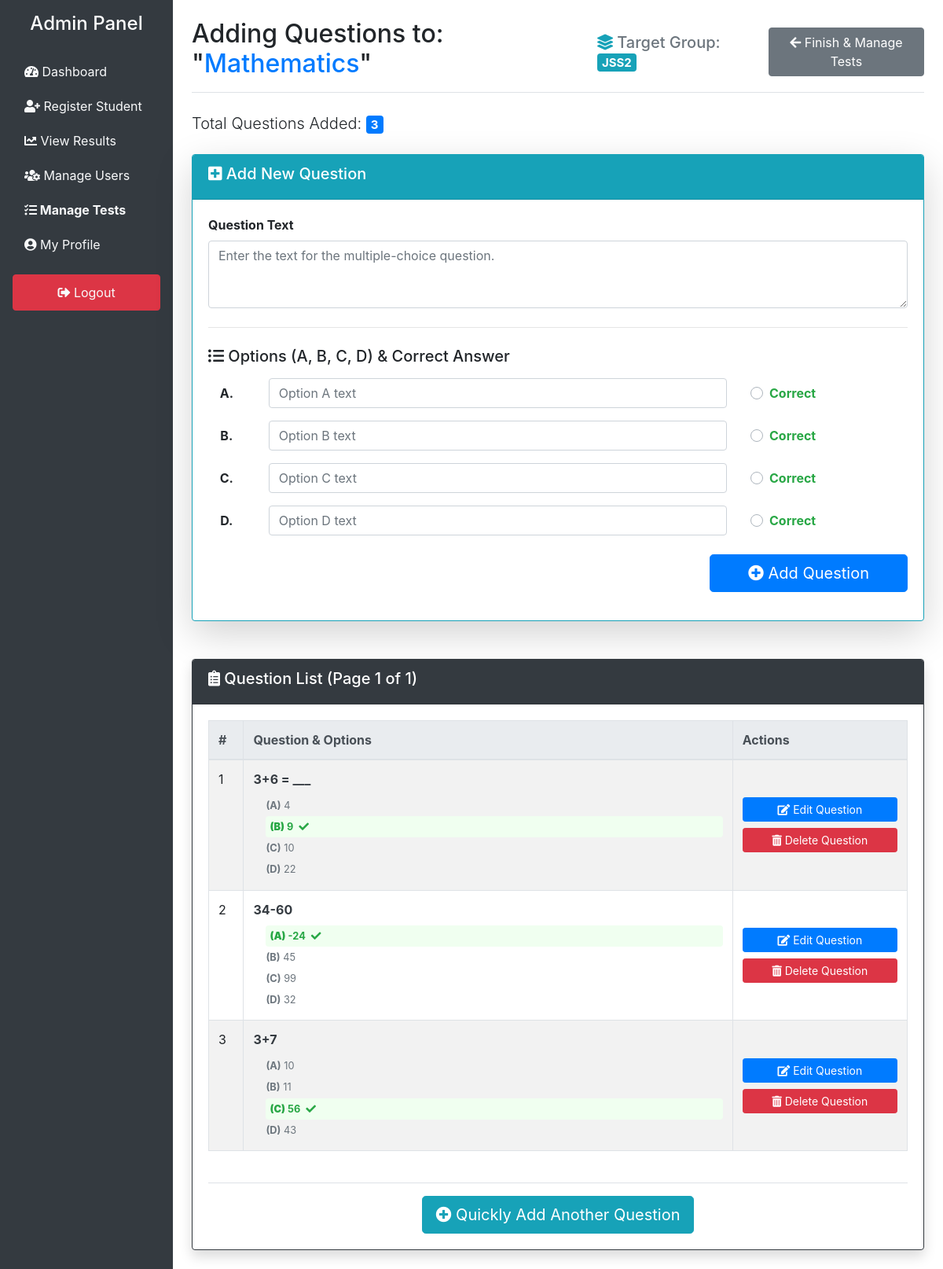
Page /cbt1/add_questions.php?test_id=5 (signed in) on the committed database.
### tables this page shows
CREATE TABLE `tests` (
  `test_id` int(11) NOT NULL,
  `created_by` int(11) DEFAULT NULL,
  `title` varchar(255) NOT NULL,
  `class_year` varchar(10) DEFAULT NULL COMMENT 'The target class year (e.g., SSS1), or NULL for all classes.',
  `duration_minutes` int(5) NOT NULL,
  `creation_date` timestamp NOT NULL DEFAULT current_timestamp(),
  `is_active` tinyint(1) DEFAULT 1,
  `total_questions` int(11) NOT NULL DEFAULT 0,
  `max_attempts` int(11) NOT NULL DEFAULT 1 COMMENT 'Maximum number of times a student can take the test',
  `last_modified` datetime DEFAULT current_timestamp() ON UPDATE current_timestamp()
);

CREATE TABLE `options` (
  `option_id` int(11) NOT NULL,
  `question_id` int(11) NOT NULL,
  `option_key` varchar(1) NOT NULL COMMENT 'e.g., A, B, C, D',
  `option_text` text NOT NULL,
  `is_correct` tinyint(1) NOT NULL DEFAULT 0 COMMENT '1 for correct, 0 for incorrect',
  `created_at` timestamp NOT NULL DEFAULT current_timestamp()
);

CREATE TABLE `questions` (
  `question_id` int(11) NOT NULL,
  `test_id` int(11) NOT NULL,
  `question_text` text NOT NULL,
  `option_a` text DEFAULT NULL,
  `option_b` text DEFAULT NULL,
  `option_c` text DEFAULT NULL,
  `option_d` text DEFAULT NULL,
  `correct_option` char(1) NOT NULL
);

### cbt1/config.php (called while the page is built, shortened)
<?php
function is_logged_in() {
    return isset($_SESSION["loggedin"]) && $_SESSION["loggedin"] === true && isset($_SESSION["user_id"]);
}
function is_admin() {
    return is_logged_in() && isset($_SESSION["user_type"]) && $_SESSION["user_type"] === 'admin';
}

### cbt1/add_questions.php (the view, shortened to what this page needs)
<?php
require_once 'config.php';
$is_admin = is_admin();
$test_id = filter_input(INPUT_GET, 'test_id', FILTER_VALIDATE_INT);
$test_title = '';
$class_name = "N/A (Group Unassigned)";
$question_text_input = '';
$options_input = ['A' => '', 'B' => '', 'C' => '', 'D' => ''];
$redirect_page_on_error = $is_admin ? "manage_tests.php" : "teacher_dashboard.php";
try {
    $sql_test = "SELECT title, class_year FROM tests WHERE test_id = :test_id";
    $stmt_test = $pdo->prepare($sql_test);
    $stmt_test->bindParam(':test_id', $test_id, PDO::PARAM_INT);
    $stmt_test->execute();
    $test = $stmt_test->fetch(PDO::FETCH_ASSOC);
    if ($test) {
        $test_title = htmlspecialchars($test['title']);
        $class_year = $test['class_year'];
        if (!empty($class_year)) {
            $class_name = htmlspecialchars($class_year);
        }
    } else {
        $_SESSION['error_message'] = "Test not found.";
        header("location: " . $redirect_page_on_error);
        exit;
    }
} catch (PDOException $e) {
    error_log("Database error fetching test details in add_questions.php: " . $e->getMessage());
    $_SESSION['error_message'] = "A database error occurred while fetching test details.";
    header("location: " . $redirect_page_on_error);
    exit;
}
$questions_list = [];
$total_questions = 0;
$limit_per_page = 10;
$current_page = filter_input(INPUT_GET, 'page', FILTER_VALIDATE_INT) ?: 1;
$total_pages = 1;
$options_per_question = 4;
$row_limit = $limit_per_page * $options_per_question;
try {
    $sql_count = "SELECT COUNT(*) FROM questions WHERE test_id = :test_id";
    $stmt_count = $pdo->prepare($sql_count);
    $stmt_count->bindParam(':test_id', $test_id, PDO::PARAM_INT);
    $stmt_count->execute();
    $total_questions = (int)$stmt_count->fetchColumn();
    if ($total_questions > 0) {
        $total_pages = ceil($total_questions / $limit_per_page);
        $row_offset = ($current_page - 1) * $row_limit;
        $sql_list = "
            SELECT
                q.question_id,
                q.question_text,
                o.option_key,
                o.option_text,
                o.is_correct
            FROM questions q
            JOIN options o ON q.question_id = o.question_id
            WHERE q.test_id = :test_id
            ORDER BY q.question_id ASC, o.option_key ASC
            LIMIT :limit OFFSET :offset
        ";
        $stmt_list = $pdo->prepare($sql_list);
        $stmt_list->bindParam(':test_id', $test_id, PDO::PARAM_INT);
        $stmt_list->bindValue(':limit', (int)$row_limit, PDO::PARAM_INT);
        $stmt_list->bindValue(':offset', (int)$row_offset, PDO::PARAM_INT);
        $stmt_list->execute();
        while ($row = $stmt_list->fetch(PDO::FETCH_ASSOC)) {
            $q_id = $row['question_id'];
            if (!isset($questions_list[$q_id])) {
                $questions_list[$q_id] = [
                    'id' => $q_id,
                    'text' => htmlspecialchars($row['question_text']),
                    'options' => [],
                    'correct_key' => ''
                ];
            }
            $questions_list[$q_id]['options'][$row['option_key']] = htmlspecialchars($row['option_text']);
            if ($row['is_correct']) {
                $questions_list[$q_id]['correct_key'] = $row['option_key'];
            }
        }
    }
} catch (PDOException $e) {
    error_log("SQL ERROR FETCHING QUESTIONS: " . $e->getMessage());
    $error_message = "SQL ERROR FETCHING QUESTIONS: Check your table/column names. Please check logs.";
    $total_questions = -1;
}
?>
<!DOCTYPE html>
<html lang="en">
<head>
    <link rel="stylesheet" href="https://stackpath.bootstrapcdn.com/bootstrap/4.5.2/css/bootstrap.min.css">
    <link rel="stylesheet" href="https://cdnjs.cloudflare.com/ajax/libs/font-awesome/5.15.4/css/all.min.css">
</head>
<body>
<div class="d-flex">
    <div class="sidebar text-white p-3">
        <h4 class="mb-4 text-center"><?php echo $is_admin ? 'Admin Panel' : 'Teacher Panel'; ?></h4>
        <?php if ($is_admin): ?>
            <a href="admin_dashboard.php"><i class="fas fa-tachometer-alt"></i> Dashboard</a>
            <a href="register.php"><i class="fas fa-user-plus"></i> Register Student</a>
            <a href="view_results.php"><i class="fas fa-chart-line"></i> View Results</a>
            <a href="manage_users.php"><i class="fas fa-users-cog"></i> Manage Users</a>
        <?php else: ?>
            <a href="teacher_dashboard.php"><i class="fas fa-tachometer-alt"></i> Dashboard</a>
        <?php endif; ?>
        <a href="manage_tests.php" class="font-weight-bold"><i class="fas fa-tasks"></i> Manage Tests</a>
        <a href="<?php echo $is_admin ? 'admin_profile.php' : 'teacher_profile.php'; ?>"><i class="fas fa-user-circle"></i> My Profile</a>
        <a href="logout.php" class="btn btn-danger btn-block mt-3"><i class="fas fa-sign-out-alt"></i> Logout</a>
    </div>
    <div class="container-fluid p-4">
        <div class="d-flex justify-content-between align-items-center mb-4 border-bottom pb-2">
            <h2>Adding Questions to: "<span class="text-primary"><?php echo $test_title; ?></span>"</h2>
            <div class="d-flex align-items-center">
                <p class="h5 mb-0 mr-4 text-muted">
                    <i class="fas fa-layer-group text-info"></i> Target Group: <span class="badge badge-info badge-lg"><?php echo $class_name; ?></span>
                </p>
                <a href="manage_tests.php" class="btn btn-secondary"><i class="fas fa-arrow-left"></i> Finish & Manage Tests</a>
            </div>
        </div>
        <p class="lead mb-4">Total Questions Added: <span class="badge badge-primary badge-lg"><?php echo $total_questions > 0 ? $total_questions : 0; ?></span></p>
        <div class="card shadow-lg mb-5 border-info" id="addQuestionForm">
            <div class="card-header bg-info text-white">
                <h5><i class="fas fa-plus-square"></i> Add New Question</h5>
            </div>
            <div class="card-body">
                <form action="add_questions.php?test_id=<?php echo $test_id; ?>" method="POST">
                    <div class="form-group">
                        <label for="question_text" class="font-weight-bold">Question Text</label>
                        <textarea name="question_text" id="question_text" class="form-control" rows="3" placeholder="Enter the text for the multiple-choice question." required><?php echo htmlspecialchars($question_text_input); ?></textarea>
                    </div>
                    <hr class="my-4">
                    <h5 class="mb-3"><i class="fas fa-list-ul"></i> Options (A, B, C, D) & Correct Answer</h5>
                    <?php
                    $option_keys = ['A', 'B', 'C', 'D'];
                    foreach ($option_keys as $key):
                    ?>
                        <div class="form-group row align-items-center">
                            <label class="col-sm-1 col-form-label font-weight-bold text-center" for="option_<?php echo strtolower($key); ?>"><?php echo $key; ?>.</label>
                            <div class="col-sm-8">
                                <input type="text" name="option_<?php echo strtolower($key); ?>" id="option_<?php echo strtolower($key); ?>" class="form-control" placeholder="Option <?php echo $key; ?> text" value="<?php echo htmlspecialchars($options_input[$key]); ?>" required>
                            </div>
                            <div class="col-sm-3">
                                <div class="form-check custom-control custom-radio">
                                    <label class="custom-control-label text-success font-weight-bold" for="correct_<?php echo $key; ?>">
                                        Correct
                                    </label>
                                </div>
                            </div>
                        </div>
                    <?php endforeach; ?>
                    <div class="form-group mt-4 text-right">
                        <button type="submit" name="submit_question" class="btn btn-primary btn-lg px-5">
                            <i class="fas fa-plus-circle"></i> Add Question
                        </button>
                    </div>
                </form>
            </div>
        </div>
        <?php if ($total_questions > 0): ?>
            <div class="card shadow border-dark" id="questionList">
                <div class="card-header bg-dark text-white">
                    <h5><i class="fas fa-clipboard-list"></i> Question List (Page <?php echo $current_page; ?> of <?php echo $total_pages; ?>)</h5>
                </div>
                <div class="card-body">
                    <div class="table-responsive">
                        <table class="table table-bordered table-striped">
                            <thead class="thead-light">
                                <tr>
                                    <th style="width: 5%;">#</th>
                                    <th style="width: 70%;">Question & Options</th>
                                    <th style="width: 25%;">Actions</th>
                                </tr>
                            </thead>
                            <tbody>
                                <?php
                                $q_number = (($current_page - 1) * $limit_per_page) + 1;
                                foreach ($questions_list as $question_id => $q_data):
                                ?>
                                    <tr>
                                        <td><?php echo $q_number; ?></td>
                                        <td>
                                            <p class="font-weight-bold mb-2 text-dark">
                                                <?php echo $q_data['text']; ?>
                                            </p>
                                            <ul class="list-unstyled ml-3 mb-0 small">
                                                <?php foreach ($q_data['options'] as $key => $text): ?>
                                                    <li class="py-1 <?php echo ($key == $q_data['correct_key']) ? 'option-correct' : 'text-muted'; ?>">
                                                        <strong>(<?php echo $key; ?>)</strong> <?php echo $text; ?>
                                                        <?php if ($key == $q_data['correct_key']): ?>
                                                            <i class="fas fa-check text-success ml-1"></i>
                                                        <?php endif; ?>
                                                    </li>
                                                <?php endforeach; ?>
                                            </ul>
                                        </td>
                                        <td class="align-middle">
                                            <a href="edit_question.php?question_id=<?php echo $question_id; ?>&test_id=<?php echo $test_id; ?>" class="btn btn-sm btn-primary mb-2 btn-block">
                                                <i class="fas fa-edit"></i> Edit Question
                                            </a>
                                            <button
                                                class="btn btn-sm btn-danger btn-block btn-delete-trigger"
                                                data-toggle="modal"
                                                data-target="#deleteConfirmationModal"
                                                data-question-id="<?php echo $question_id; ?>"
                                                data-question-num="<?php echo $q_number; ?>">
                                                <i class="fas fa-trash-alt"></i> Delete Question
                                            </button>
                                        </td>
                                    </tr>
                                <?php
                                $q_number++;
                                endforeach;
                                ?>
                            </tbody>
                        </table>
                    </div>
                        <div class="mt-4 pt-3 border-top text-center">
                            <a href="#addQuestionForm" class="btn btn-info btn-lg">
                                <i class="fas fa-plus-circle"></i> Quickly Add Another Question
                            </a>
                        </div>
                </div>
            </div>
        <?php elseif ($total_questions === 0): ?>
            <div class="alert alert-warning border-left-3 border-warning shadow-sm">
                <i class="fas fa-exclamation-circle"></i> No questions have been added to this test yet. Start by using the form above!
            </div>
        <?php endif; ?>
    </div>
</div>
</body>
</html>

### cbt1/add_questions.php (style rules this page uses)
.d-flex { display: flex; }
.sidebar { min-width: 220px; min-height: 100vh; background-color: #343a40; }
.sidebar a { color: #f8f9fa; padding: 10px 15px; display: block; }
.option-correct { font-weight: bold; color: #28a745; background-color: #f0fff0; padding: 2px 5px; border-radius: 4px; }
.container-fluid { max-width: 100%; }
.card-header.bg-info { background-color: #17a2b8 !important; }
.card-header.bg-dark { background-color: #343a40 !important; }
textarea#question_text { resize: vertical; }

### rows in the picture
tests: title "Mathematics", class_year "JSS2"
options: question.question_text "3+6 = ___", key "A", text "4", key "B", text "9", key "C", text "10", key "D", text "22"
options: question.question_text "34-60", key "A", text "-24", key "B", text "45", key "C", text "99", key "D", text "32"
options: question.question_text "3+7", key "A", text "10", key "B", text "11", key "C", text "56", key "D", text "43"

### other values in the picture
$total_questions "3"
$key "A"
$key "B"
$key "C"
$key "D"
$current_page "1"
$total_pages "1"
